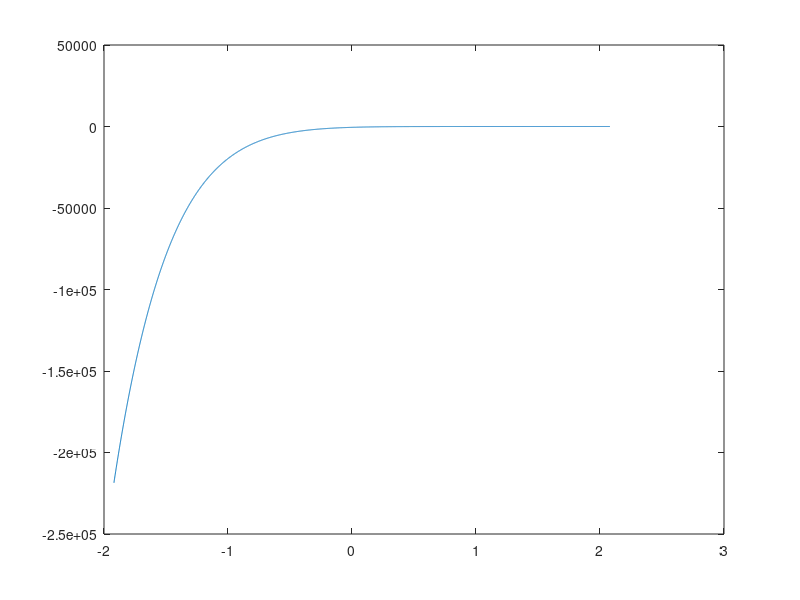
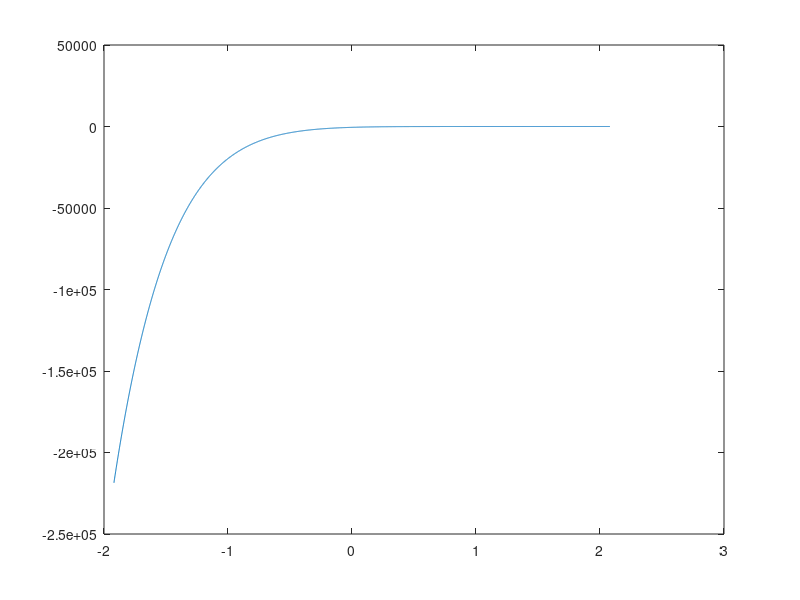
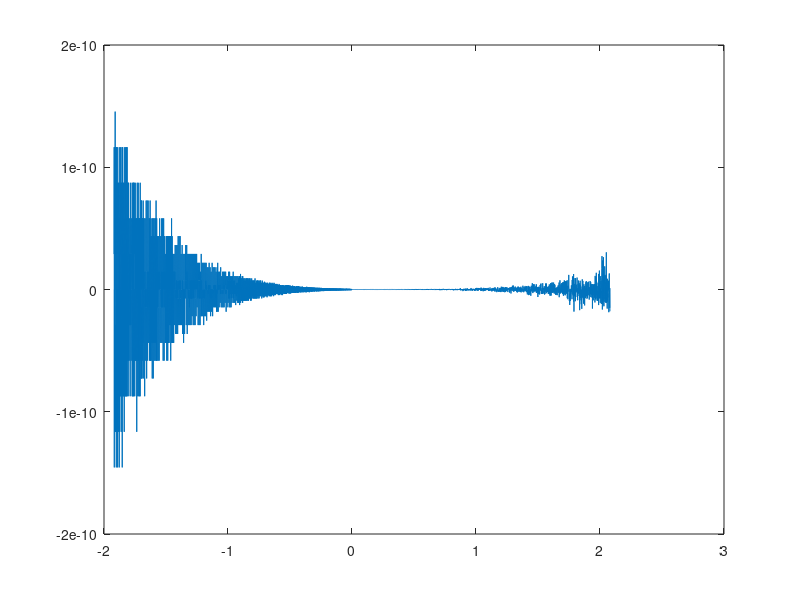

Write the MATLAB code that produced these figures, in order.
x=-1.920:0.001:2.080;
pa=x.^9-18*x.^8+144*x.^7-672*x.^6+2016*x.^5-4032*x.^4+5376*x.^3-4608*x.^2+2304*x-512;
pb=(x-2).^9;
figure(1);plot(x,pa);
figure(2);plot(x,pb);
figure(3);plot(x,pa-pb);